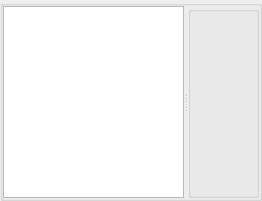
          <widget class="QGroupBox" name="gbxApplicationControl">
           <property name="sizePolicy">
            <sizepolicy hsizetype="Preferred" vsizetype="Preferred">
             <horstretch>0</horstretch>
             <verstretch>1</verstretch>
            </sizepolicy>
           </property>
           <property name="title">
            <string notr="true"/>
           </property>
           <layout class="QHBoxLayout" name="horizontalLayout_8">
            <property name="spacing">
             <number>0</number>
            </property>
            <property name="leftMargin">
             <number>0</number>
            </property>
            <property name="topMargin">
             <number>0</number>
            </property>
            <property name="rightMargin">
             <number>0</number>
            </property>
            <property name="bottomMargin">
             <number>0</number>
            </property>
            <item>
             <widget class="QSplitter" name="splitter_3">
              <property name="orientation">
               <enum>Qt::Horizontal</enum>
              </property>
              <widget class="QListView" name="lvwApplications">
               <property name="sizePolicy">
                <sizepolicy hsizetype="Expanding" vsizetype="Expanding">
                 <horstretch>0</horstretch>
                 <verstretch>1</verstretch>
                </sizepolicy>
               </property>
               <property name="viewMode">
                <enum>QListView::IconMode</enum>
               </property>
              </widget>
              <widget class="QGroupBox" name="gbxApplicationImpression">
               <property name="title">
                <string notr="true"/>
               </property>
              </widget>
             </widget>
            </item>
           </layout>
          </widget>
